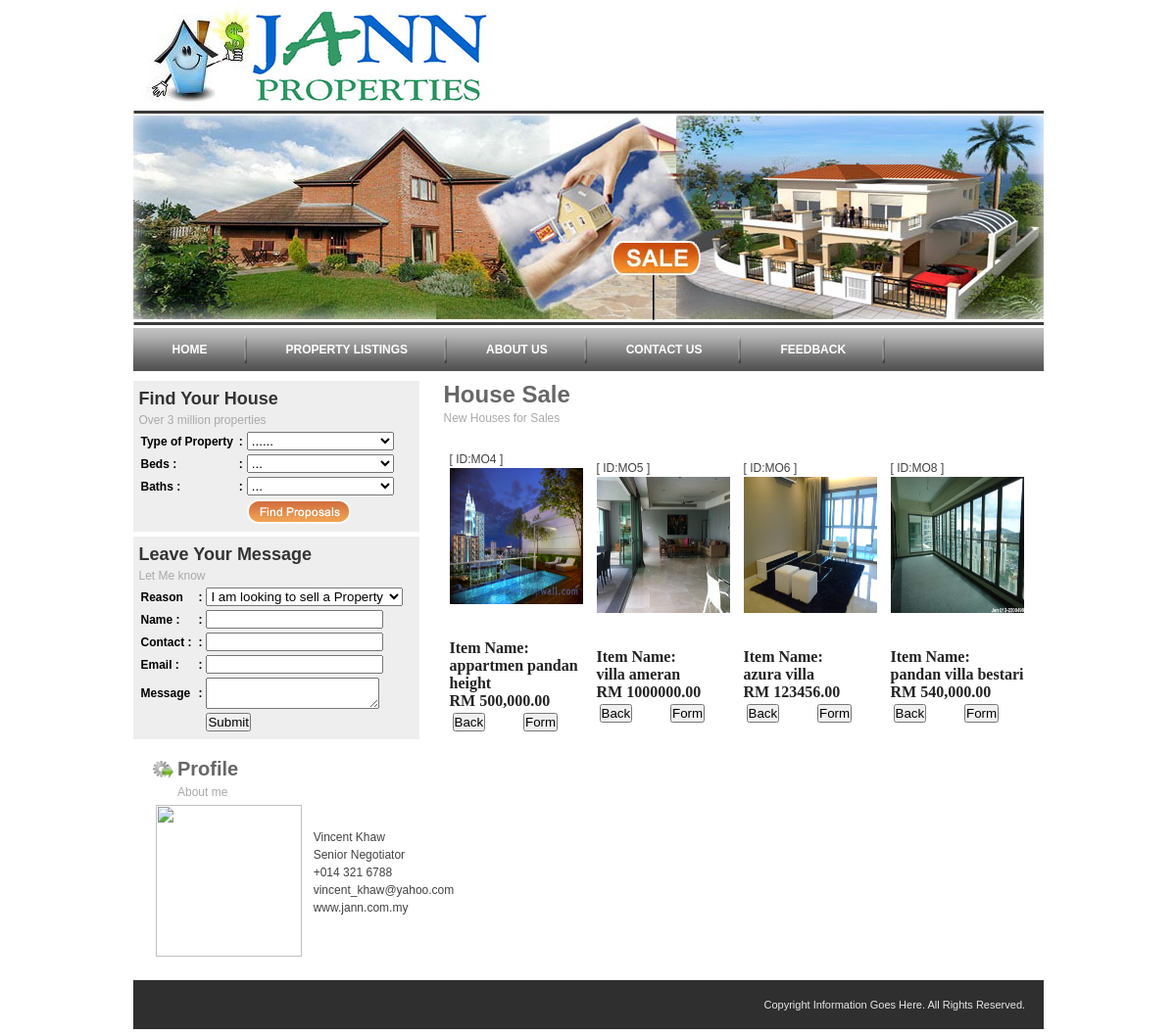
The page /property_success.php on the database its author committed.
### tables this page shows
CREATE TABLE IF NOT EXISTS `property` (
  `id_property` int(5) NOT NULL AUTO_INCREMENT,
  `name_property` varchar(250) NOT NULL,
  `type_property` varchar(255) NOT NULL,
  `add1` varchar(300) NOT NULL,
  `add2` varchar(300) NOT NULL,
  `price` varchar(300) NOT NULL,
  `price_type` varchar(300) NOT NULL,
  `land_area` varchar(300) NOT NULL,
  `groos_floor_area` varchar(300) NOT NULL,
  `leasehold` varchar(300) NOT NULL,
  `beds` varchar(333) NOT NULL,
  `baths` varchar(333) NOT NULL,
  `contact_no` varchar(333) NOT NULL,
  `per_squre_feet` varchar(333) NOT NULL,
  `squre_feet` varchar(333) NOT NULL,
  `text` varchar(30000) NOT NULL,
  PRIMARY KEY (`id_property`)
);

### property_success.php (the view, shortened to what this page needs)
<!DOCTYPE HTML PUBLIC "-//W3C//DTD HTML 4.01 Transitional//EN" "http://www.w3.org/TR/html4/loose.dtd">
<html>
<head>
<link href="style.css" rel="stylesheet" type="text/css">
</head>
<body>
<div id="header"></div>
<div id="navigation">
<ul>
<center><li><a href="index.php">HOME</a></li>
<li><a href="property_listing.php">PROPERTY LISTINGS</a></li>
<li><a href="about.php">ABOUT US</a></li>
<li><a href="contact.php">CONTACT US</a></li>
<li><a href="feedback.php">FEEDBACK</a></li></center>
</ul>
</div>
<div id="content"><table width="928" border="0" cellspacing="0" cellpadding="0">
  <tr>
    <td>
    <div id="content_top">
    <div id="main_content">
    <h1>House Sale </h1>
    <h3>New Houses for Sales</h3>
    <br>
    <div id="house_sales">
      <table width="275" border="0" cellspacing="0" cellpadding="0" style="float:left;">
        <tr>
          <td align="center"><?php include('admin/connection.php'); ?>
        <?php
		$search = isset($_POST['search']) ? $_POST['search'] : null;
$sql_search="SELECT *
FROM property WHERE name_property like '%$search%' OR beds like '%$search%' OR baths like '%$search%'";
$search_result = mysql_query($sql_search, $db) or die(mysql_error());
$i=0;
$items=mysql_num_rows($search_result);
while(($data=mysql_fetch_array($search_result))&&($i<$items)){
$id_property=$data["id_property"];
$name_property=$data["name_property"];
$price=$data["price"];
$filename = "admin/images/$name_property.jpg";
if($i%5==0){
print "<tr>";
}
print<<<HERE
<td class="text_menu"><strong>
<p align="center">
<p align="left">[ ID:MO<text class="highlight">$id_property</text> ]</p>
<form method="post" action="item_details.php">
<input type="hidden" name="post_item" value="$id_property">
<input type="image" src="$filename"  height="139" width="136">
</form>
<br><br>
Item Name: <br>
<text class="highlight">$name_property</text></br>
RM <text class="highlight">$price</text></p>
<table width="150"><tr><td>
<input type="button" name="back" value="Back"
onClick="location.href='property_listing.php'" />
</td>
<td>
<input type="button" name="Form" value="Form"
onClick="location.href='property_form.php?id_property=$id_property'" /><input type="hidden" value="$id_property">
</td></tr></table>
</td>
HERE;
$i++;
   }
 ?>
</td>
      </table>
    </div>
    </div>
    <div id="find">
    <h2>Find Your House</h2>
    <h3>Over 3 million properties</h3>
    <form name="form1" method="post" action="property_success.php">
    <table width="265" border="0" cellpadding="2" cellspacing="0" class="black">
  <tr>
    <td>Type of Property </td>
    <td>:</td>
    <td><select name="search" id="select">
                    <option>......</option>
      </select></td>
  </tr>
  <tr>
    <td>Beds :</td>
    <td>:</td>
    <td><select name="serach" id="select">
      <option>...</option>
      </select></td>
  </tr>
  <tr>
    <td>Baths :</td>
    <td>:</td>
    <td><select name="search" id="select">
      <option>...</option>
        </select></td>
  </tr>
  <tr>
    <td>&nbsp;</td>
    <td>&nbsp;</td>
    <td>
      <input name="button" type="submit" class="find" id="button" value="">    </td>
  </tr>
</table>
</form>
    </div>
    </div>
    <div id="find">
      <h2>Leave Your Message</h2>
      <h3>Let Me know </h3>
      <form name="form1" method="post" action="message_success.php">
        <table width="402" border="0" cellpadding="2" cellspacing="0" class="black">
          <tr>
            <td width="55">Reason </td>
            <td width="3">:</td>
            <td width="332"><select name="reason" type="text" width="333">
        				<option>I am looking to sell a Property</option>
                        </select></td>
          </tr>
          <tr>
            <td>Name :</td>
            <td>:</td>
            <td><input name="name" type="text" width="333"></td>
          </tr>
          <tr>
            <td>Contact :</td>
            <td>:</td>
            <td><input name="no_fon" type="text" width="333"></td>
          </tr>
          <tr>
            <td>Email :</td>
            <td>:</td>
            <td><input name="email" type="text" width="333"></td>
          </tr>
          <tr>
            <td>Message </td>
            <td>:</td>
            <td><textarea name="message" width="333"></textarea></td>
          </tr>
          <tr>
            <td>&nbsp;</td>
            <td>&nbsp;</td>
            <td><input name="button" type="submit"></td>
          </tr>
        </table>
      </form>
    </div>
    <div id="content_bottom">
      <table width="900" border="0" align="center" cellpadding="0" cellspacing="0">
        <tr>
          <td><div class="features">
            <h4 style="background:url(images/services.jpg) left center no-repeat;">Profile</h4>
            <h3 style="padding-left:25px;">About me            </h3>
            <table width="360" border="0">
              <tr>
                <td width="154"><img src="admin/images/aaaassss.jpg" width="149" height="155"></td>
                <td width="190"><p>Vincent Khaw</p>
                  <p>Senior Negotiator</p>
                  <p>+014 321 6788</p>
                  <p>vincent_khaw@yahoo.com</p>
                  <p>www.jann.com.my</p>
                  <p>&nbsp;</p></td>
              </tr>
          </table>
          </div></td>
        </tr>
      </table>
    </div></td>
  </tr>
</table>
</div>
<div id="fotter">
  <div class="copyrights">Copyright Information Goes Here. All Rights Reserved.</div>
</div>
</body>
</html>

### style.css (style rules this page uses)
body { margin: 0; color: #232323; padding-top: 0px; padding-right: 0; padding-bottom: 5px; padding-left: 0; background: #ffffff; background-attachment: scroll; alignment-adjust: auto; }
div, h1, h2, h3, h4, p, form, label, input, textarea, img, span { margin:0; padding:0; }
ul { margin:0; padding:0; list-style-type:none; font-size:0; line-height:0; }
img { border:none; }
#header { margin:0 auto; padding:0px; width:929px; height:335px; background:url(images/header.jpg) center no-repeat; }
#navigation { width:929px; height:36px; margin:0 auto; padding-top:8px; background:url(images/navigation_bg.jpg) 0 0 repeat-x; }
#navigation ul { list-style:none; }
#navigation ul li { font:bold 12px/28px Arial, Helvetica, sans-serif; color:#ffffff; display:block; float:left; background:url(images/li_bg.jpg) right center no-repeat; text-align:center; padding:0px 40px; }
#navigation ul li a { text-decoration:none; display:block; color:#ffffff; }
#content { margin:0 auto; width:929px; padding:5px 0; }
h1 { font:bold 24px/28px Arial, Helvetica, sans-serif; color:#676767; }
h2 { font: bold 18px/24px Arial, Helvetica, sans-serif; color: #333333; }
h3 { font:normal 12px/20px Arial, Helvetica, sans-serif; color:#a9a9a9; }
h4 { font:bold 20px/28px Arial, Helvetica, sans-serif; color:#676767; padding-left:25px; }
p { font:normal 12px/18px Arial, Helvetica, sans-serif; color:#414141; }
.black { font:bold 12px/18px Arial, Helvetica, sans-serif; color:#000000; }
#content_top { margin:0 auto; width:929px; padding:5px 0; }
#find { margin:0; background:#eeeeee; width:280px; padding:6px; }
#select { width:150px; }
#find form input.find { width:106px; height:25px; background:url(images/find.jpg) 0 0 no-repeat; border:none; }
#main_content { float:right; width:612px; }
#house_sales { margin:5px auto; width:600px; }
#content_bottom { margin:0 auto; width:929px; padding:10px 0; }
.features { float: left; width: 400px; padding: 6px; }
#fotter { margin:0 auto; padding:13px 5px; height:24px; background:#2f2f2f; width:919px; }
.copyrights { margin:0 auto; width:280px; font: normal 11px/24px Arial, Helvetica, sans-serif; color:#e7e7e7; float:right; }

### rows shown on the page
property: id_property "4", name_property "appartmen pandan height", price "500,000.00"
property: id_property "5", name_property "villa ameran", price "1000000.00"
property: id_property "6", name_property "azura villa", price "123456.00"
property: id_property "8", name_property "pandan villa bestari", price "540,000.00"
